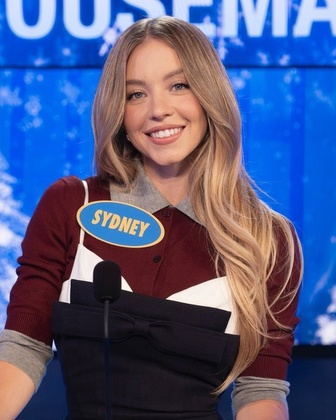
%> input picture Jpeg_dct_Compression/SS.jpeg, 336 x 420 px, shrunk from 544 x 680 before the run
$ octave Jpeg_Dct_Compression.m   (GNU Octave 9; MATLAB toolbox functions it lacks are replaced by stand-ins)
%> lines starting %> are read from the running program, lines starting %| are printed output that depends on the picture
clc;
clear;
close all;

imgInput = imread("SS.jpeg");
%> imgInput is the input picture: size 420x336x3 uint8; mean R, G, B 81.7, 89.7, 130.2

% Convert to grayscale if RGB
if size(imgInput,3) == 3
    imgInput = rgb2gray(imgInput);
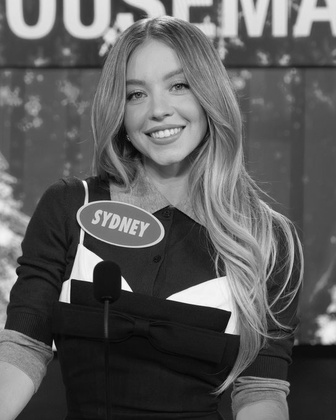
%> imgInput: size 420x336 uint8; min 2, max 254, mean 91.9
end

imgInput = double(imgInput);
%> imgInput: size 420x336 double
% Load grayscale image and convert to double for DCT processing

quantMatrix = [16 11 10 16 24 40 51 61;
               12 12 14 19 26 58 60 55;
               14 13 16 24 40 57 69 56;
               14 17 22 29 51 87 80 62;
               18 22 37 56 68 109 103 77;
               24 35 55 64 81 104 113 92;
               49 64 78 87 103 121 120 101;
               72 92 95 98 112 100 103 99];
% Standard JPEG quantization table

scaleValue = 10;
quantMatrix = quantMatrix * scaleValue;
% Increase quantization strength for higher compression

blk = 8;
% JPEG uses fixed 8×8 blocks

[row, col] = size(imgInput);
%> row = 420; col = 336
outputImg = zeros(row, col);
% Empty matrix for reconstructed image

for r = 1:blk:(row - blk + 1)
    for c = 1:blk:(col - blk + 1)

        imgBlock = imgInput(r:r+7, c:c+7);
        % Extract 8×8 block

        imgBlock = imgBlock - 128;
        % Level shift around zero

        freqBlock = dct2(imgBlock);
        % Apply DCT

        quantized = round(freqBlock ./ quantMatrix);
        % Quantization (lossy step)

        dequantized = quantized .* quantMatrix;
        % De-quantization

        spatialBlock = idct2(dequantized);
        % Inverse DCT

        spatialBlock = spatialBlock + 128;
        % Shift back intensity range

        outputImg(r:r+7, c:c+7) = spatialBlock;
        % Store reconstructed block

    end
end
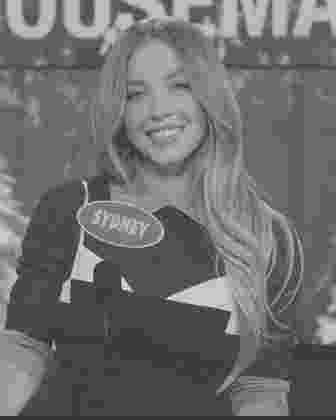
%> outputImg: size 420x336 double; min -91.84, max 336.7, mean 91.8; drawn with min black and max white

outputImg = uint8(outputImg);
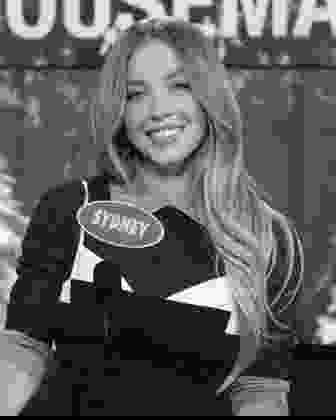
%> outputImg: size 420x336 uint8; min 0, max 255, mean 91.8
% Convert back to uint8 for display

figure;
imshow(uint8(imgInput));
title("Original Image");

figure;
imshow(outputImg);
title("Reconstructed Image After JPEG Compression");
